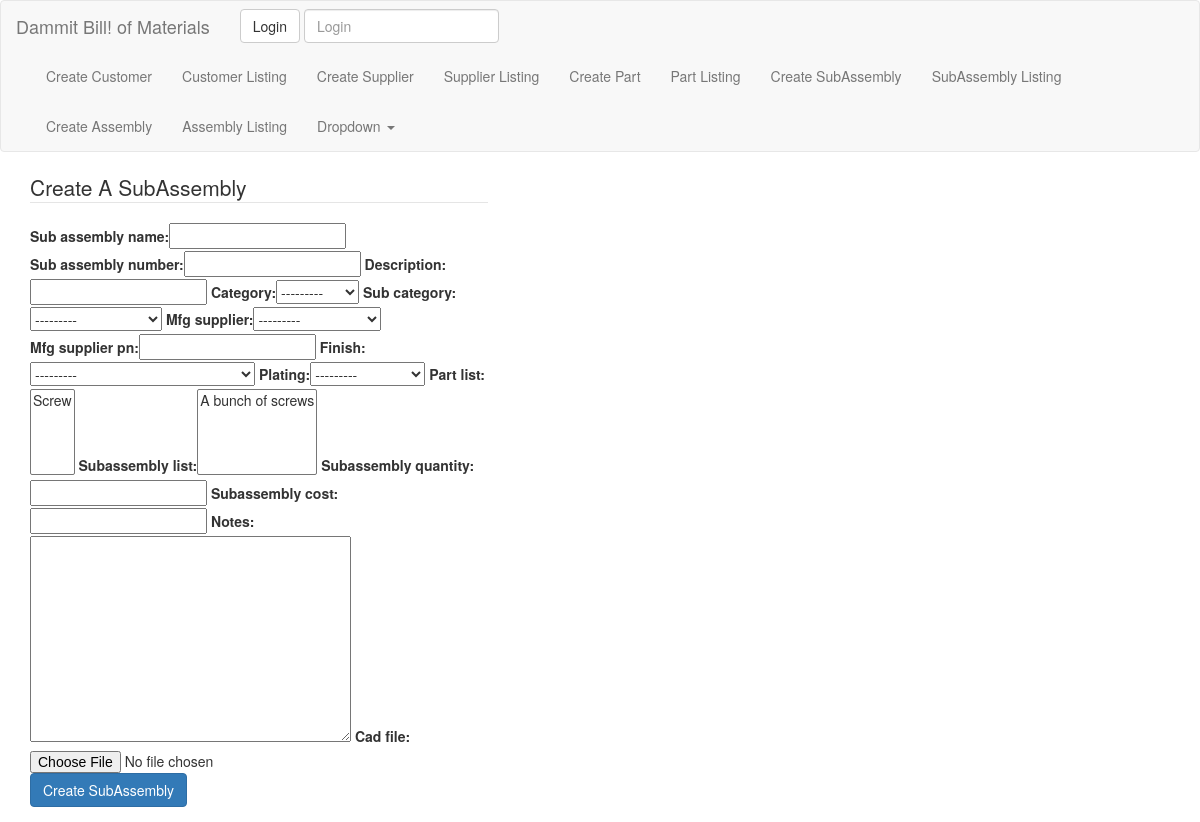
/create_subassembly/, run on an earlier commit of the app's database.
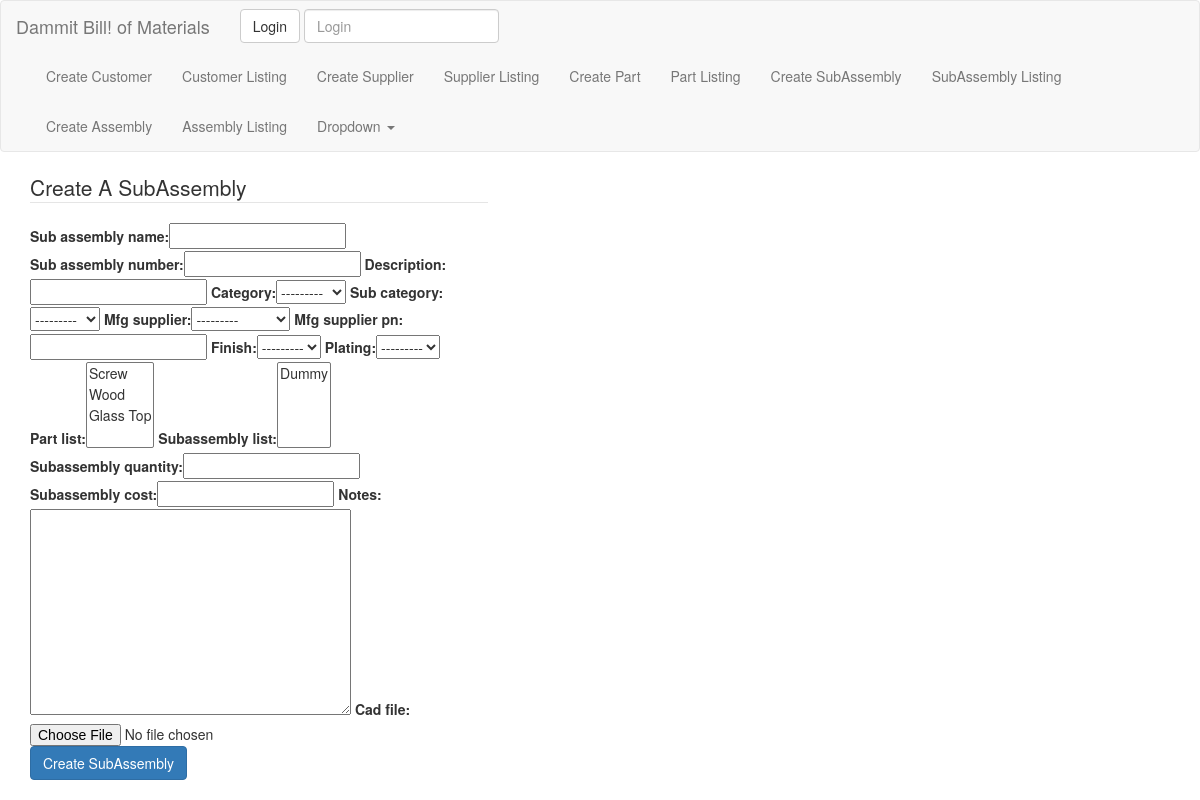
And on a later commit of the database.
### app/models.py (models this page shows)
class PlatingTable(models.Model):
    plating = models.CharField(max_length=50)
    description = models.TextField(null=True, blank=True)
    source = models.ForeignKey(Supplier, null=True, blank=True)
    def __str__(self):
        return self.plating

### app/views.py (the view)
# urls.py: url(r'^create_subassembly/$', CreateSubAssemblyView.as_view(), name="create_subassembly_view"),
class CreateSubAssemblyView(CreateView):
    model = SubAssembly
    form = CreateSubAssembly
    fields = ['sub_assembly_name', 'sub_assembly_number', 'description', 'category', 'sub_category', 'mfg_supplier', 'mfg_supplier_pn', 'finish', 'plating', 'part_list', 'subassembly_list', 'subassembly_quantity', 'subassembly_cost', 'notes', 'cad_file']
    success_url = reverse_lazy("subassembly_list_view")

### app/models.py (called while the page is built)
    def __str__(self):
        return self.category

    def __str__(self):
        return self.subcategory

    def __str__(self):
        return self.part_name

    def __str__(self):
        return self.sub_assembly_name

    def __str__(self):
        return self.name

    def __str__(self):
        return self.finish

### templates/app/subassembly_form.html (shortened to what this page needs)
{% extends "base.html" %}
{% load bootstrap %}
{% block content %}
<div class="row">
  <div class="col-lg-5">
    <form role="form">
      <legend>Create A SubAssembly</legend>
          {{ form|bootstrap }}
        <div class="form-group">
          <input type="submit" class="btn btn-primary" value="Create SubAssembly"></input>
        </div>
    </form>
  </div>
</div>
{% endblock %}

What changed in the data, as far as the page shows it:
changed Category: category "Hardware" → "Dummy" (drawn)
Also different on the page:
form field part_list: "Screw" → "Screw / Wood / Glass Top"
form field subassembly_list: "A bunch of screws" → "Dummy"
